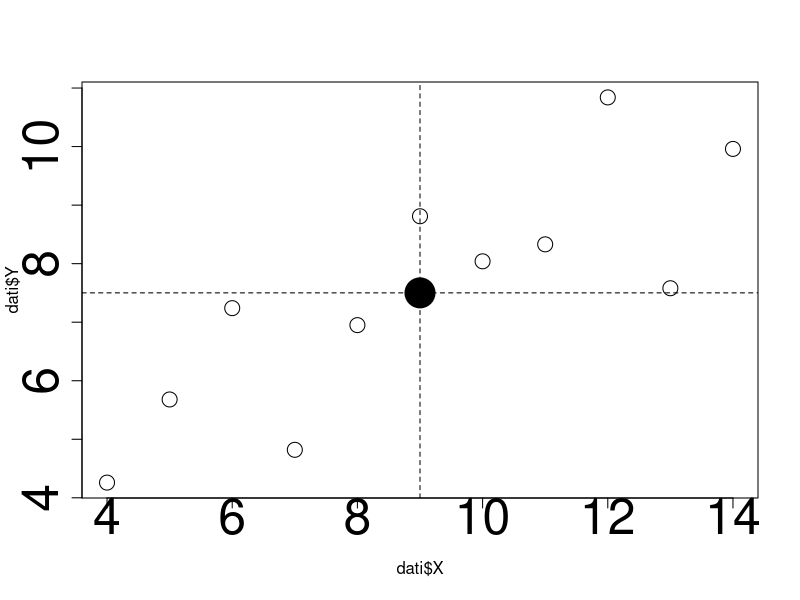
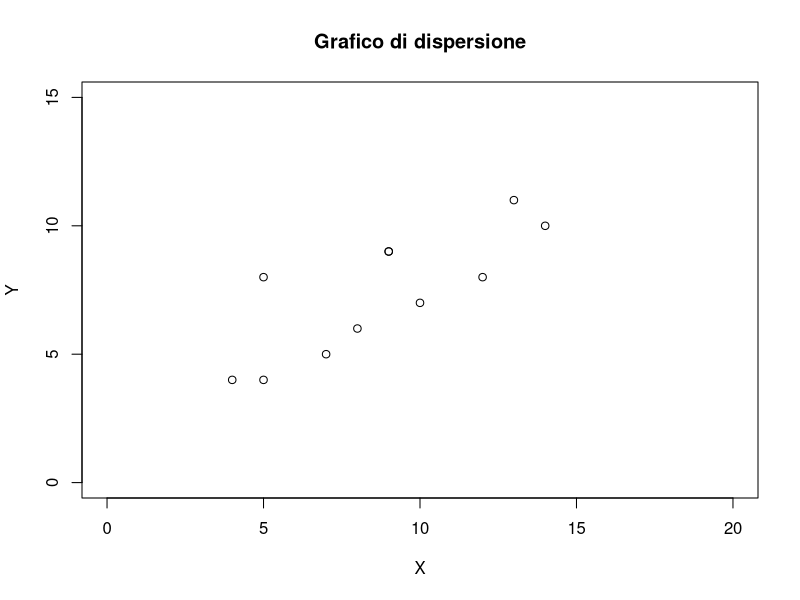
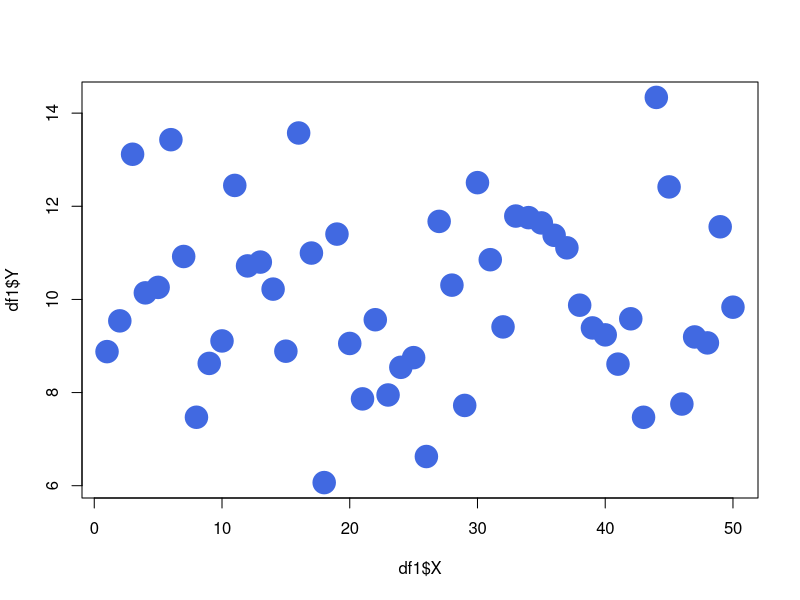
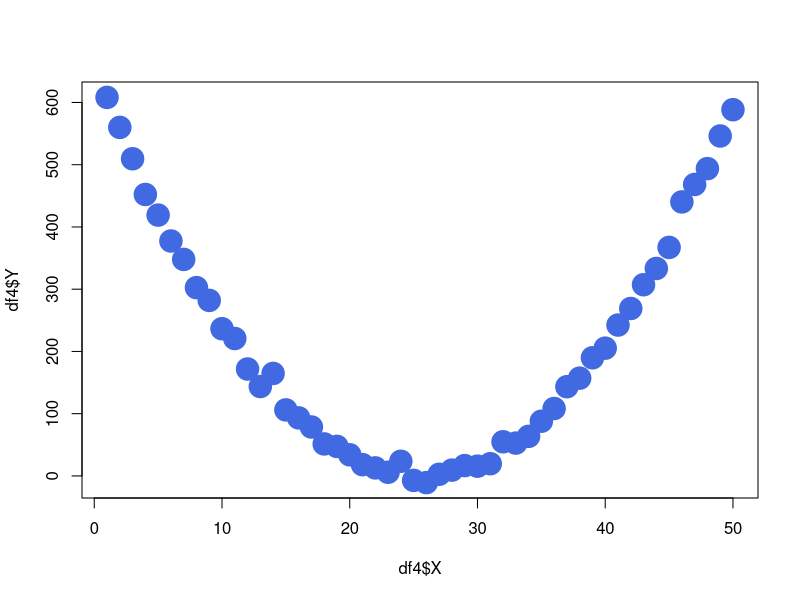
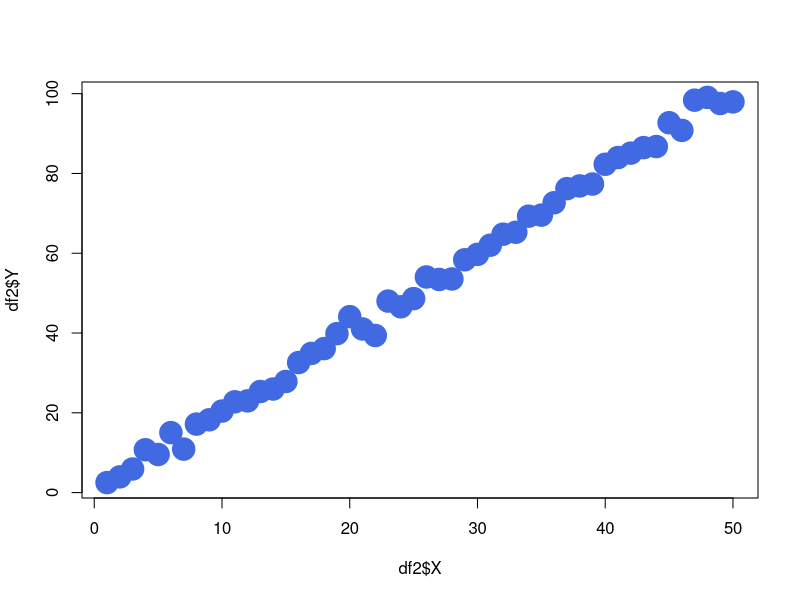
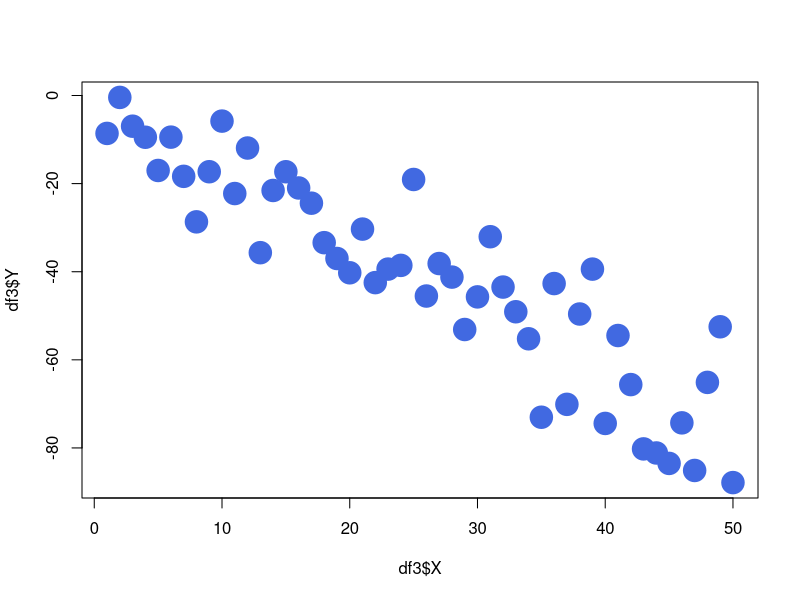
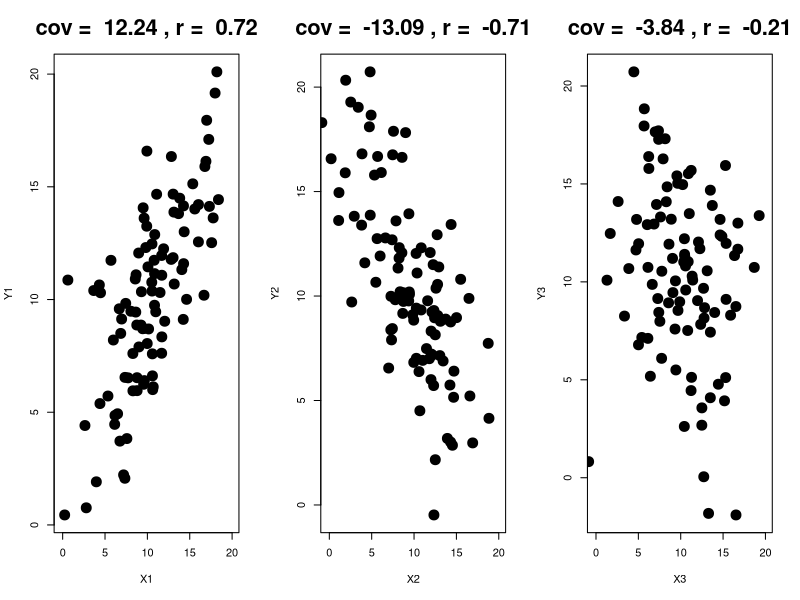

Generate these figures, in order, with R: (Note: this script raises an error after producing the figures.)
## ---- chunk 1
#| echo: false
dati <- data.frame(
  X = c(10, 8, 13, 9, 11, 14, 6, 4, 12, 7, 5),
  Y = c(8.04, 6.95, 7.58, 8.81, 8.33, 9.96, 7.24, 4.26, 10.84, 4.82, 5.68)
)

## ---- chunk 2
#| echo:  false
#| fig-cap: Grafico a dispersione delle variabili X e Y
#| fig-align: center
plot(dati$X, dati$Y, cex = 2, cex.axis =3)
abline(v = mean(dati$X), lty=2)
abline(h = mean(dati$Y), lty=2)
points(mean(dati$X), mean(dati$Y), pch=19, cex = 4)
## ---- chunk 3
#| echo: false
dati

## ---- chunk 4
#| out-width: 60%
#| fig-align: center
X <- c(9,8,12,9,10,14,5,4,13,7,5)
Y <- c(9,6,8,9,7,10,8,4,11,5,4)
plot(X,Y,main="Grafico di dispersione", xlim=c(0,20),ylim=c(0,15))
## ---- chunk 5
#| echo: false

set.seed(123)  # per riproducibilità

# --- dataset 1: cov ~ 0 (indipendenti con rumore) ---
X1 <- 1:50
Y1 <- rnorm(length(X1), mean = 10, sd = 2)
df1 <- data.frame(X = X1, Y = Y1)

# --- dataset 2: cov > 0 (relazione positiva + rumore) ---
X2 <- X1
Y2 <- 2*X2 + rnorm(length(X1), mean = 0, sd = 2)
df2 <- data.frame(X = X2, Y = Y2)

# --- dataset 3: cov < 0 (relazione negativa + rumore) ---
X3 <- X1
Y3 <- -1.5*X3 + rnorm(length(X1), mean = 0, sd = 10)
df3 <- data.frame(X = X3, Y = Y3)

# --- dataset 4: cov ~ 0 ma relazione NON lineare ---
X4 <- X1
Y4 <- (X4 - mean(X4))^2 + rnorm(length(X1), mean = 0, sd = 10)  # parabola con rumore
df4 <- data.frame(X = X4, Y = Y4)

# Visualizzo i dataframe e le covarianze campionarie
mycov = list(
  df1 = df1,
  cov_df1 = cov(df1$X, df1$Y),
  df2 = df2,
  cov_df2 = cov(df2$X, df2$Y),
  df3 = df3,
  cov_df3 = cov(df3$X, df3$Y),
  df4 = df4,
  cov_df4 = cov(df4$X, df4$Y)
)
## ---- chunk 6
#| echo: false
#| layout-ncol: 2
#| layout-nrow: 2
#| out-width: 60%
#| fig-cap: "Covarianza"
#| fig-subcap: 
#|   - "Cov = 0"
#|   - "Cov = 0" 
#|   - "Cov > 0"
#|   - "Cov < 0"

plot(df1$X, df1$Y, pch = 19, col = "royalblue", cex = 3)
plot(df4$X, df4$Y, pch = 19, col = "royalblue", cex = 3)
plot(df2$X, df2$Y, pch = 19, col = "royalblue", cex = 3)
plot(df3$X, df3$Y, pch = 19, col = "royalblue", cex = 3)
## ---- chunk 7
X <- c(9,8,12,9,10,14,5,4,13,7,5)
Y <- c(9,6,8,9,7,10,8,4,11,5,4)
Z <- -Y
cov(X,Y) 
cov(X,Z) 
## ---- chunk 8
#| echo: true
X <- c(9,8,12,9,10,14,5,4,13,7,5)
Y <- c(9,6,8,9,7,10,8,4,11,5,4)
Z <- -Y
cor(X,Y) 
cor(X,Z)
## ---- chunk 9
#| echo: false
library(MASS)

set.seed(123)  # per riproducibilità

n <- 100  # numero di osservazioni

# --- 1. Cov > 0 (correlazione positiva) ---
mu1 <- c(10, 10)                 # medie
Sigma1 <- matrix(c(20, 15,       # var(X), cov(X,Y)
                   15, 20), 2)   # cov(Y,X), var(Y)
pos <- mvrnorm(n, mu = mu1, Sigma = Sigma1)

# --- 2. Cov < 0 (correlazione negativa) ---
mu2 <- c(10, 10)
Sigma2 <- matrix(c(20, -15,
                  -15, 20), 2)
neg <- mvrnorm(n, mu = mu2, Sigma = Sigma2)

# --- 3. Cov ~ 0 (nessuna correlazione) ---
mu3 <- c(10, 10)
Sigma3 <- matrix(c(20, 0,
                    0, 20), 2)
null <- mvrnorm(n, mu = mu3, Sigma = Sigma3)

# Controllo covarianze e correlazioni
mylist = list(
  cov_pos  = cov(pos)[1,2],
  cor_pos  = cor(pos)[1,2],
  cov_neg  = cov(neg)[1,2],
  cor_neg  = cor(neg)[1,2],
  cov_null = cov(null)[1,2],
  cor_null = cor(null)[1,2]
)

# Grafici
par(mfrow=c(1,3))
plot(pos, xlab="X1", ylab="Y1", main=paste("cov = ",  round(mylist$cov_pos, 2), ", r = ", round(mylist$cor_pos, 2)), pch = 19, cex = 2, cex.main = 2, xlim=c(-0.20,20))
plot(neg, xlab="X2", ylab="Y2", main=paste("cov = ",  round(mylist$cov_neg, 2), ", r = ", round(mylist$cor_neg, 2)), pch = 19, cex = 2, cex.main = 2, xlim=c(-0.20,20))
plot(null, xlab="X3", ylab="Y3", main=paste("cov = ",  round(mylist$cov_null, 2), ", r = ", round(mylist$cor_null, 2)), pch = 19, cex = 2, cex.main = 2, xlim=c(-0.20,20))
## ---- chunk 10
#| echo: false
knitr::include_graphics("cor2.jpg")
## ---- chunk 11
#| echo:  false
#| fig-align: center

par(mfrow=c(1,1))
plot(dati$X, dati$Y, pch=19, cex=2)
abline(v = mean(dati$X), lty=2)
abline(h = mean(dati$Y), lty=2)
points(mean(dati$X), mean(dati$Y), pch=19, cex = 4, col ="firebrick")
## ---- chunk 12
#| echo: false
dati

## ---- chunk 13
#| echo: false
set.seed(999)
mymodel = lm(Y ~ X)
plot(X, Y, pch = 19, cex = 2)
abline(mymodel, col = "firebrick", lwd = 2)
## ---- chunk 14
#| echo: false
plot(X, Y, pch = 19, cex = 2)

y1 = rnorm(20, sd = 2)
x1 = rnorm(20, sd = 2)
abline(mymodel, col = "firebrick", lwd = 2)
for (i in 1:length(x1)) {
  abline(mymodel$coefficients[1] + y1[i],
         mymodel$coefficients[2], col = i, lty = 2)
}
## ---- chunk 15
#| echo:  false
#| fig-align: center
plot(dati$X, dati$Y, pch=19, cex =2)
mod <- lm(Y ~ X, data = dati)

# Scatterplot con retta
abline(mod, col = "blue", lwd = 2)

# Aggiunta delle linee degli scarti
pred <- fitted(mod)
segments(dati$X, dati$Y, dati$X, pred, col = "red", lty = 2)
## ---- chunk 16
#| echo: false

r = seq(-1,1, length.out= 1000)
plot(r, r^2, pch = 19, xlab = "r", ylab = expression(r^2), 
     cex.lab =4, cex.axis=2)
## ---- chunk 17
#| echo: false
#| out-width: 80%
#| fig-align: center

set.seed(123)  # per riproducibilità

# Parametri della simulazione
n <- 50
beta0 <- 2
beta1 <- 1.5

# Genero X da una normale
X <- rnorm(n, mean = 10, sd = 5)

# Genero il rumore
epsilon <- rnorm(n, mean = 0, sd = 10)

# Costruisco Y
Y <- beta0 + beta1 * X + epsilon

# Regressione lineare
fit <- lm(Y ~ X)

# Predizioni
Y_hat <- fitted(fit)

# Grafico
plot(X, Y, pch = 19, col = "black", 
     xlab = "X", ylab = "Y", ylim = c(min(Y, Y_hat), max(Y, Y_hat)))
abline(fit)

# Aggiungo i residui
segments(X, Y, X, Y_hat, lty = 2)
## ---- chunk 18
#| echo: false
#| out-width: 80%
#| fig-align: center
set.seed(123)  # per riproducibilità

# Parametri della simulazione
n <- 50
beta0 <- 2
beta1 <- -2

# Genero X da una normale
X <- rnorm(n, mean = 10, sd = 5)

# Genero il rumore
epsilon <- rnorm(n, mean = 0, sd = 5)

# Costruisco Y
Y <- beta0 + beta1 * X + epsilon

# Regressione lineare
fit <- lm(Y ~ X)

# Predizioni
Y_hat <- fitted(fit)

# Grafico
plot(X, Y, pch = 19, col = "black", 
     xlab = "X", ylab = "Y", ylim = c(min(Y, Y_hat), max(Y, Y_hat)))
abline(fit)

# Aggiungo i residui
segments(X, Y, X, Y_hat, lty = 2)
## ---- chunk 19
#| echo: false
#| out-width: 80%
#| fig-align: center


set.seed(123)  # per riproducibilità

# Parametri della simulazione
n <- 50
beta0 <- 2
beta1 <- 3

# Genero X da una normale
X <- rnorm(n, mean = 10, sd = 5)

# Genero il rumore
epsilon <- rnorm(n, mean = 0, sd = 3)

# Costruisco Y
Y <- beta0 + beta1 * X + epsilon

# Regressione lineare
fit <- lm(Y ~ X)

# Predizioni
Y_hat <- fitted(fit)

# Grafico
plot(X, Y, pch = 19, col = "black", 
     xlab = "X", ylab = "Y", ylim = c(min(Y, Y_hat), max(Y, Y_hat)))
abline(fit)

# Aggiungo i residui
segments(X, Y, X, Y_hat, lty = 1.2)
## ---- chunk 20
#| echo: false
#| out-width: 80%
#| fig-align: center
set.seed(123)  # per riproducibilità

# Parametri della simulazione
n <- 50
beta0 <- 2
beta1 <- -0.2

# Genero X da una normale
X <- rnorm(n, mean = 10, sd = 5)

# Genero il rumore
epsilon <- rnorm(n, mean = 0, sd = 10)

# Costruisco Y
Y <- beta0 + beta1 * X + epsilon

# Regressione lineare
fit <- lm(Y ~ X)

# Predizioni
Y_hat <- fitted(fit)

# Grafico
plot(X, Y, pch = 19, col = "black", 
     xlab = "X", ylab = "Y", ylim = c(min(Y, Y_hat), max(Y, Y_hat)))
abline(fit)

# Aggiungo i residui
segments(X, Y, X, Y_hat, lty = 2)
## ---- chunk 21
X <- c(9,8,12,9,10,14,5,4,13,7,5)
Y <- c(9,6,8,9,7,10,8,4,11,5,4)
lm(Y~X)
## ---- chunk 22
#| echo: false
#| fig-align: center
#| out-width: 70%
set.seed(123)
n <- 100
beta0 <- 1
beta1 <- 2
rho <- 1.0
sigma_u <- 1
x = rnorm(n)
e = rnorm(length(x), sd= 3)
y <- beta0 + beta1 * x + e

fit <- lm(y ~ x)
plot(x, e, pch = 19, cex = 1.5, xlab = "x", ylab = "residui", 
     cex.axis = 2, cex.lab = 2)
abline(0,0, lwd = 2, col ="firebrick")

## ---- chunk 23
#| echo: false
#| fig-align: center
#| out-width: 70%
set.seed(123)
n <- 100
beta0 <- 1
beta1 <- 2
rho <- 1.0
sigma_u <- 1
x = rnorm(n)
e = rnorm(length(x), sd= 3)
y <- beta0 + beta1 * x + e

fit <- lm(y ~ x)
plot(x, e, pch = 19, cex = 1.5, xlab = "x", ylab = "residui", 
     cex.axis = 2, cex.lab = 2)
abline(0,0, lwd = 2, col ="firebrick")
abline(lm(e ~x), col ="royalblue4", lwd = 2, lty = 2)
## ---- chunk 24
#| echo: false
#| fig-align: center
#| out-width: 70%
ecorr = x+rnorm(length(x), sd= 1)
ycorr <- beta0 + beta1 * x + ecorr

fitcorr <- lm(ycorr ~ x)
plot(x, ecorr, pch = 19, cex = 1.5, xlab = "x", ylab = "residui", 
     cex.axis = 2, cex.lab = 2, ylim=-c(4,-4))
abline(0,0, lwd = 2, col ="firebrick")
## ---- chunk 25
#| echo: false
#| fig-align: center
#| out-width: 70%
ecorr = x+rnorm(length(x), sd= 1)
ycorr <- beta0 + beta1 * x + ecorr

fitcorr <- lm(ycorr ~ x)
plot(x, ecorr, pch = 19, cex = 1.5, xlab = "x", ylab = "residui", 
     cex.axis = 2, cex.lab = 2, ylim=-c(4,-4))
abline(0,0, lwd = 2, col ="firebrick")
abline(lm(ecorr ~x), col ="royalblue4", lwd = 2, lty = 2)
